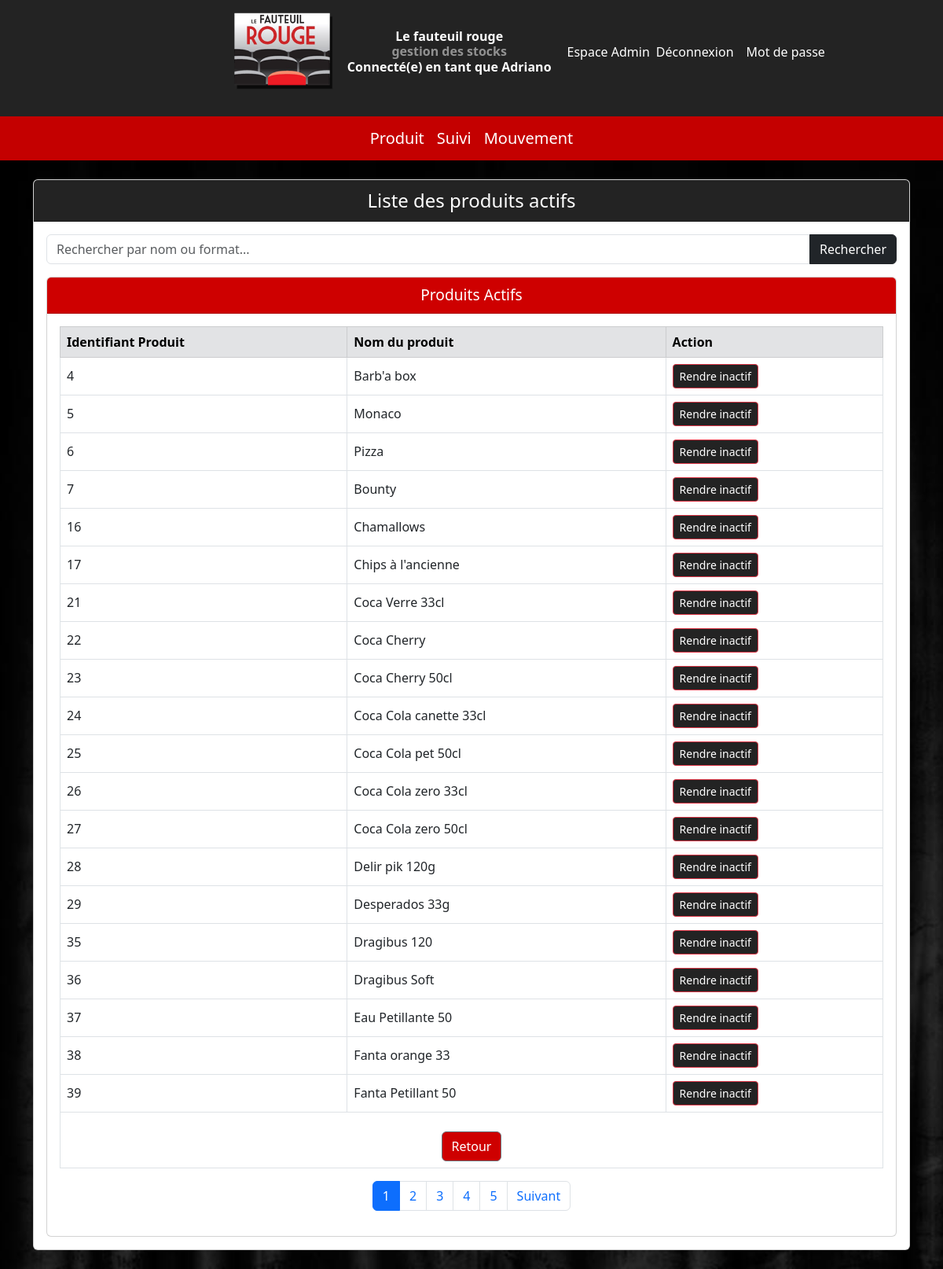
The page /page/actif.php (signed in) on the database its author committed.
### tables this page shows
CREATE TABLE `Produit` (
  `id_produit` int(11) NOT NULL,
  `nom` varchar(100) NOT NULL,
  `format` varchar(50) DEFAULT NULL,
  `actif` tinyint(1) NOT NULL,
  `id_marque` int(11) DEFAULT NULL,
  `id_categorie` int(11) DEFAULT NULL,
  `id_fournisseur` int(11) DEFAULT NULL,
  `seuil` int(11) DEFAULT NULL,
  `stock_actuel` int(11) DEFAULT 0,
  `qte` float(10,3) NOT NULL,
  `HT` float(10,3) NOT NULL,
  `promo` tinyint(1) NOT NULL,
  `reduction` int(11) NOT NULL DEFAULT 0,
  `pourcentage` float(10,2) NOT NULL DEFAULT 5.50,
  `Vente` float(10,3) NOT NULL,
  `TTC` float(10,3) GENERATED ALWAYS AS (round(case when `pourcentage` = 5.50 then `HT` * 1.055 else `HT` * 1.2 end,2)) STORED,
  `U` float(10,3) GENERATED ALWAYS AS (round(`TTC` / nullif(`qte`,0),2)) STORED,
  `Estimation` float(10,2) GENERATED ALWAYS AS (round(`U` * 3,0)) STORED,
  `Marge` float(10,3) GENERATED ALWAYS AS (round(`Vente` / nullif(`U`,0),3)) STORED
);

### page/actif.php (the view, shortened to what this page needs)
<?php include '../visuel/barre.php'; ?>
<div class="container my-4">
    <div class="card">
        <div class="card-header text-center" style="background-color: #232323; color: white; font-size: 1.5rem;">
            Liste des produits actifs
        </div>
        <div class="card-body">
        <?php
        include '../donnée/connect.php';
        $recherche = isset($_GET['recherche']) ? trim($_GET['recherche']) : '';
        $parPage = 20;
        $page = isset($_GET['page']) && is_numeric($_GET['page']) && $_GET['page'] > 0 ? (int)$_GET['page'] : 1;
        $offset = ($page - 1) * $parPage;
        $sql = "SELECT id_produit, nom, format FROM Produit WHERE Actif = 1";
        $sql .= " ORDER BY id_produit ASC LIMIT :offset, :parPage";
        $stmt = $pdo->prepare($sql);
        $stmt->bindValue(':offset', $offset, PDO::PARAM_INT);
        $stmt->bindValue(':parPage', $parPage, PDO::PARAM_INT);
        $stmt->execute();
        ?><!-- unset($queryParams['page']) supprime le paramètre de pagination pour éviter les doublons,
        <form method="get" class="mb-3">
            <div class="input-group">
                <input type="text" name="recherche" class="form-control" placeholder="Rechercher par nom ou format..." value="<?= htmlspecialchars($recherche) ?>">
                <button type="submit" class="btn btn-dark">Rechercher</button>
            </div>
        </form>
        <div class="card mt-3">
            <div class="card-header text-center" style="background-color: rgb(206, 0, 0); color: white; font-size: 1.2rem;">
                Produits Actifs
            </div>
            <div class="card-body">
                <div class="table-responsive">
                    <table class="table table-bordered align-middle">
                        <thead class="table-secondary">
                            <tr>
                                <th>Identifiant Produit</th>
                                <th>Nom du produit</th>
                                <th>Action</th>
                            </tr>
                        </thead>
                        <tbody>
                        <?php while ($row = $stmt->fetch(PDO::FETCH_ASSOC)): ?>
                            <tr>
                                <td><?= htmlspecialchars($row['id_produit']) ?></td>
                                <td><?= htmlspecialchars($row['nom']) ?> <?= htmlspecialchars($row['format']) ?></td>
                                <td>
                                    <form method="post" style="margin:0;">
                                        <button type="submit" name="rendre_inactif" class="btn btn-danger btn-sm" style="background-color: #232323;"onclick="return confirm('Êtes-vous sûr de vouloir désactiver ce produit ?');">Rendre inactif</button>
                                    </form>
                                </td>
                            </tr>
                        <?php endwhile; ?>
                        </tbody>
                        <tr>
                    <td colspan="4" class="text-center">
                        <a href="../communication/panneau.php" class="btn btn-secondary w-70 mt-3" style="background-color: rgb(206, 0, 0); color: white; font-size: 1rem;">Retour</a>
                    </td>
                  </tr>
                    </table>
                </div>
                <?php include '../visuel/pagination.php'; ?>
            </div>
        </div>
        </div>
    </div>
</div>

### rows shown on the page
produit: id_produit "4", nom "Barb'a box"
produit: id_produit "5", nom "Monaco"
produit: id_produit "6", nom "Pizza"
produit: id_produit "7", nom "Bounty"
produit: id_produit "16", nom "Chamallows"
produit: id_produit "17", nom "Chips à l'ancienne"
produit: id_produit "21", nom "Coca Verre", format "33cl"
produit: id_produit "22", nom "Coca Cherry"
produit: id_produit "23", nom "Coca Cherry", format "50cl"
produit: id_produit "24", nom "Coca Cola canette", format "33cl"
produit: id_produit "25", nom "Coca Cola pet", format "50cl"
produit: id_produit "26", nom "Coca Cola zero", format "33cl"
produit: id_produit "27", nom "Coca Cola zero", format "50cl"
produit: id_produit "28", nom "Delir pik", format "120g"
produit: id_produit "29", nom "Desperados", format "33g"
produit: id_produit "35", nom "Dragibus", format "120"
produit: id_produit "36", nom "Dragibus Soft"
produit: id_produit "37", nom "Eau Petillante", format "50"
produit: id_produit "38", nom "Fanta orange", format "33"
produit: id_produit "39", nom "Fanta Petillant", format "50"

### other values the page prints
$_SESSION['login'] "Adriano"
